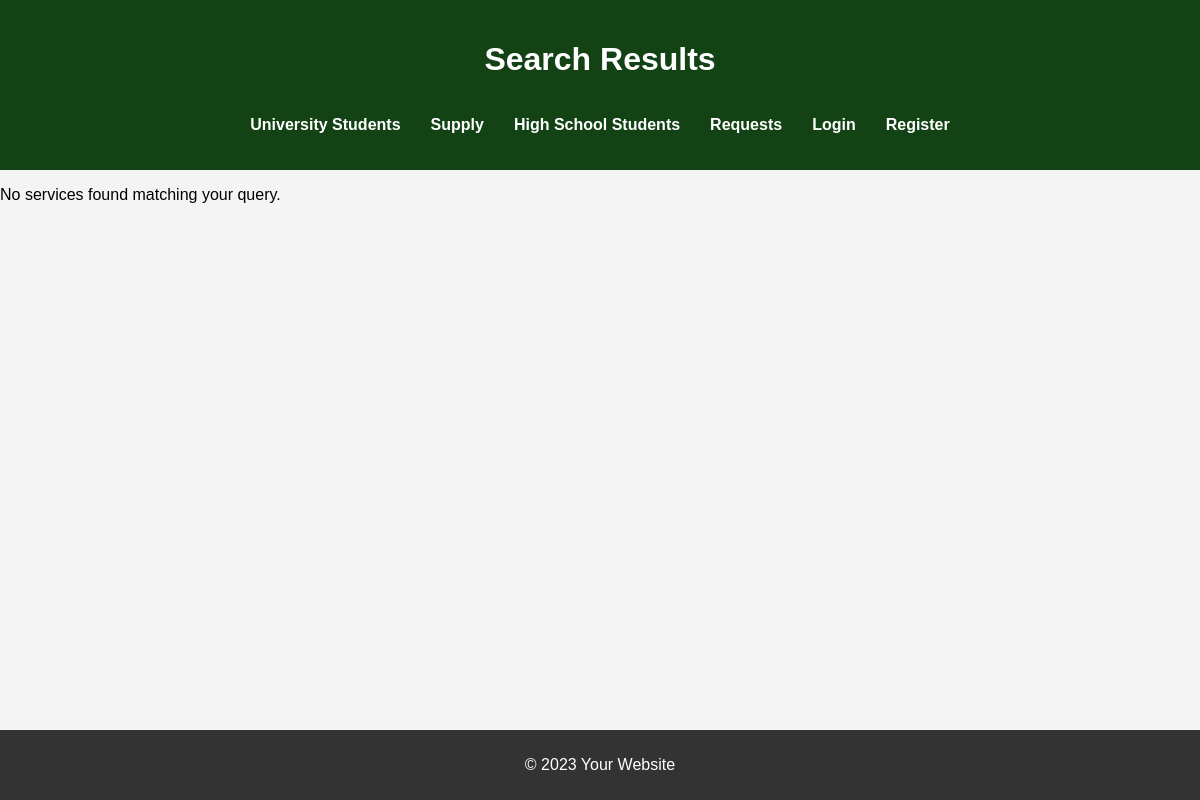
/search_results, run on an earlier commit of the app's database.
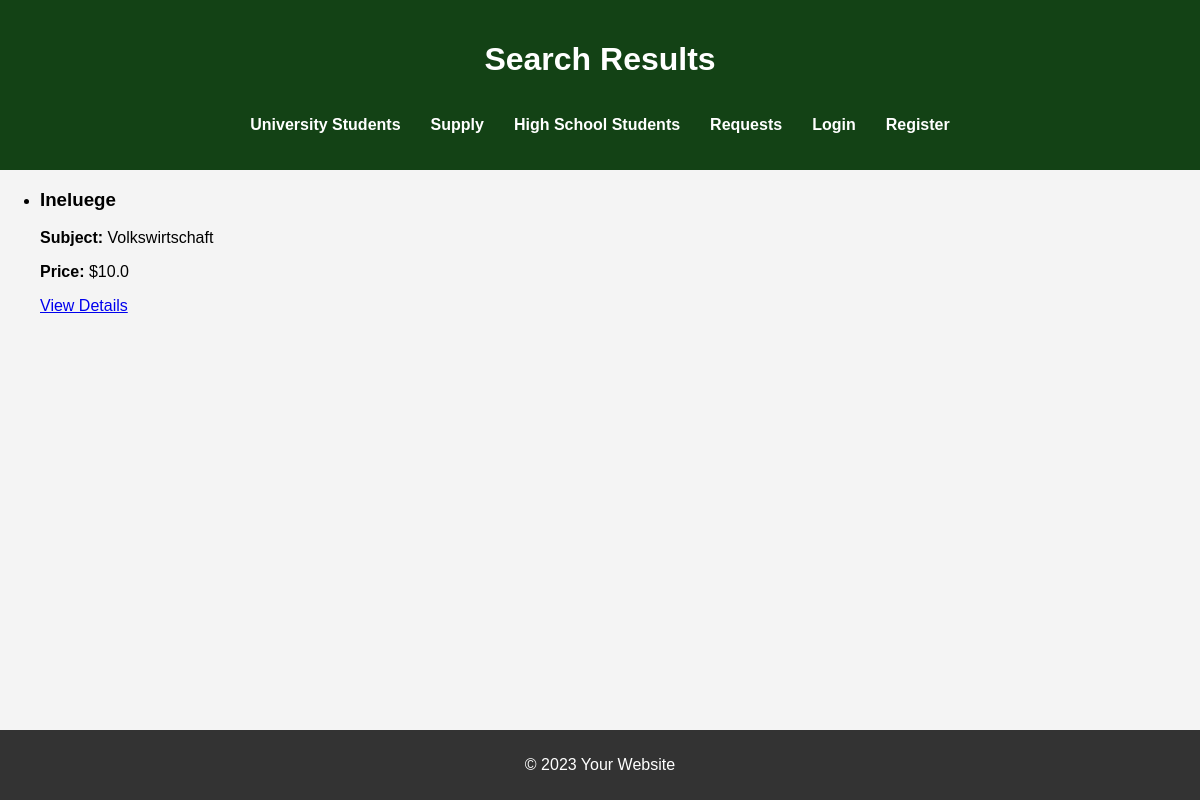
And on a later commit of the database.
### app.py (models this page shows, shortened)
class ServicePost(db.Model):
    id = db.Column(db.Integer, primary_key=True)
    title = db.Column(db.String(100), nullable=False)
    description = db.Column(db.String(200), nullable=False)
    price = db.Column(db.Float, nullable=False)
    subject = db.Column(db.String(100), nullable=False)
    university = db.Column(db.String(100), nullable=False)
    semester = db.Column(db.String(50), nullable=False)
    user_id = db.Column(db.Integer, db.ForeignKey('user.id'), nullable=False)

### app.py (the view)
@app.route('/search_results', methods=['GET'])
def search_results():
    query = request.args.get('query')  # Get the search term from the URL (query parameter)
    if query:
        results = ServicePost.query.filter(
            (ServicePost.title.ilike(f"%{query}%")) |  # Match title
            (ServicePost.subject.ilike(f"%{query}%"))  # Or match subject
        ).all()
    else:
        results = ServicePost.query.all()  # If no query, show all results
    return render_template('search_results.html', results=results)

### templates/search_results.html (shortened to what this page needs)
<!DOCTYPE html>
<html lang="en">
<head>
    <link rel="stylesheet" href="{{ url_for('static', filename='style.css') }}">
</head>
<body>
    <header>
        <h1>Search Results</h1>
        <nav>
            <ul>
                <li><a href="/university">University Students</a></li>
                <li><a href="/supply">Supply</a></li>
                <li><a href="/highschool">High School Students</a></li>
                <li><a href="/requests">Requests</a></li>
                {% if current_user.is_authenticated %}
                    <li><a href="/profile">Your Profile</a></li>
                    <li><a href="{{ url_for('logout') }}">Logout</a></li>
                {% else %}
                    <li><a href="{{ url_for('login') }}">Login</a></li>
                    <li><a href="{{ url_for('register') }}">Register</a></li>
                {% endif %}
            </ul>
        </nav>
    </header>
    <main>
        {% if results %}
            <ul>
                {% for post in results %}
                    <li>
                        <h3>{{ post.title }}</h3>
                        <p><strong>Subject:</strong> {{ post.subject }}</p>
                        <p><strong>Price:</strong> ${{ post.price }}</p>
                        <a href="{{ url_for('service_detail', service_id=post.id) }}">View Details</a>
                    </li>
                {% endfor %}
            </ul>
        {% else %}
            <p>No services found matching your query.</p>
        {% endif %}
    </main>
    <footer>
        <p>&copy; 2023 Your Website</p>
    </footer>
</body>
</html>

What changed in the data, as far as the page shows it:
added ServicePost: title "Ineluege", subject "Volkswirtschaft", price "10.0"
Also different on the page:
text no longer shown: "No services found matching your query."
